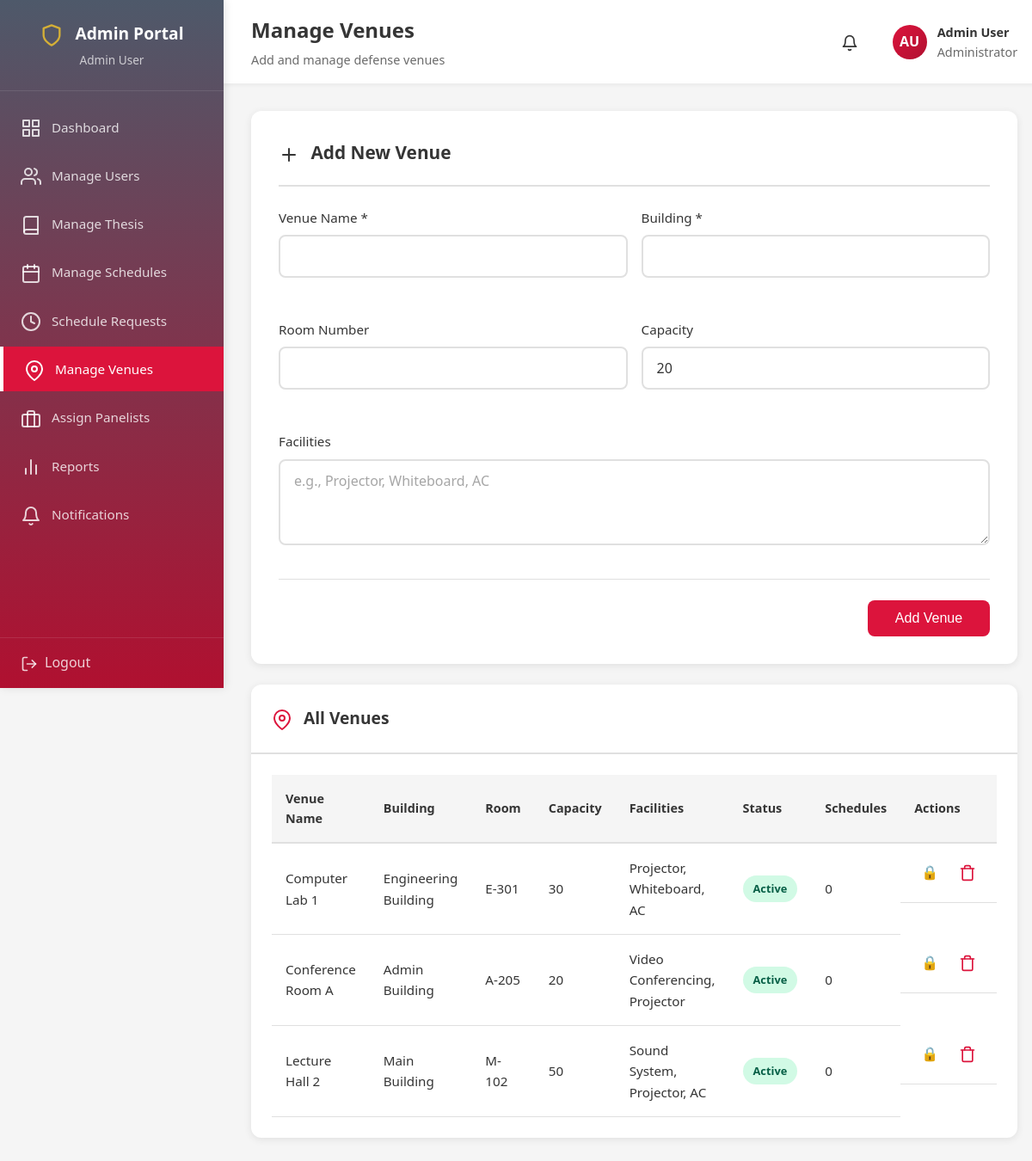
/admin/manage-venues.php (signed in), run on the app's committed database.
### tables this page shows
CREATE TABLE `venues` (
  `venue_id` int(11) NOT NULL,
  `venue_name` varchar(255) NOT NULL,
  `building` varchar(100) DEFAULT NULL,
  `room_number` varchar(50) DEFAULT NULL,
  `capacity` int(11) DEFAULT 20,
  `facilities` text DEFAULT NULL,
  `status` enum('active','inactive') DEFAULT 'active',
  `created_at` datetime NOT NULL DEFAULT current_timestamp()
);

### admin/manage-venues.php (the view, shortened to what this page needs)
<?php
require_once '../db_connect.php';
try {
    $venues = $pdo->query("SELECT v.*, COUNT(DISTINCT ds.schedule_id) as schedule_count FROM venues v LEFT JOIN defense_schedules ds ON v.venue_id = ds.venue_id GROUP BY v.venue_id ORDER BY v.venue_name")->fetchAll();
} catch (PDOException $e) {
    $venues = [];
}
?>
<!DOCTYPE html>
<html lang="en">
<head>
    <link rel="stylesheet" href="../assets/css/style.css">
    <link rel="stylesheet" href="../assets/css/dashboard.css">
    <link rel="stylesheet" href="../assets/css/forms.css">
    <link rel="stylesheet" href="../assets/css/icons.css">
</head>
<body>
    <div class="dashboard-wrapper">
        <?php include 'includes/sidebar.php'; ?>
        <div class="main-content">
            <?php include 'includes/topbar.php'; ?>
            <div class="dashboard-content">
                <div class="form-card">
                    <div class="form-card-header"><h3>➕ Add New Venue</h3></div>
                    <form method="POST">
                        <div class="form-row">
                            <div class="form-group"><label>Venue Name *</label><input type="text" name="venue_name" required></div>
                            <div class="form-group"><label>Building *</label><input type="text" name="building" required></div>
                        </div>
                        <div class="form-row">
                            <div class="form-group"><label>Room Number</label><input type="text" name="room_number"></div>
                            <div class="form-group"><label>Capacity</label><input type="number" name="capacity" value="20" min="1"></div>
                        </div>
                        <div class="form-group"><label>Facilities</label><textarea name="facilities" rows="3" placeholder="e.g., Projector, Whiteboard, AC"></textarea></div>
                        <div class="form-actions"><button type="submit" class="btn btn-primary">Add Venue</button></div>
                    </form>
                </div>
                <div class="content-card">
                    <div class="card-header"><h3>📍 All Venues</h3></div>
                    <div class="card-body">
                        <div class="table-responsive">
                            <table class="data-table">
                                <thead><tr><th>Venue Name</th><th>Building</th><th>Room</th><th>Capacity</th><th>Facilities</th><th>Status</th><th>Schedules</th><th>Actions</th></tr></thead>
                                <tbody>
                                    <?php foreach ($venues as $v): ?>
                                        <tr>
                                            <td><?php echo htmlspecialchars($v['venue_name']); ?></td>
                                            <td><?php echo htmlspecialchars($v['building']); ?></td>
                                            <td><?php echo htmlspecialchars($v['room_number']); ?></td>
                                            <td><?php echo $v['capacity']; ?></td>
                                            <td><?php echo htmlspecialchars($v['facilities']); ?></td>
                                            <td><span class="badge badge-<?php echo $v['status'] === 'active' ? 'success' : 'secondary'; ?>"><?php echo ucfirst($v['status']); ?></span></td>
                                            <td><?php echo $v['schedule_count']; ?></td>
                                            <td class="action-buttons">
                                                <form method="POST" style="display: inline;"><button type="submit" class="btn-icon"><?php echo $v['status'] === 'active' ? '🔒' : '🔓'; ?></button></form>
                                                <?php if ($v['schedule_count'] == 0): ?>
                                                    <form method="POST" style="display: inline;" onsubmit="return confirm('Delete this venue?');"><button type="submit" class="btn-icon btn-delete"></button></form>
                                                <?php endif; ?>
                                            </td>
                                        </tr>
                                    <?php endforeach; ?>
                                </tbody>
                            </table>
                        </div>
                    </div>
                </div>
            </div>
        </div>
    </div>
</body>
</html>

### assets/css/style.css (style rules this page uses)
* { margin: 0; padding: 0; box-sizing: border-box; }
:root { --primary-color: #DC143C; --primary-hover: #B01030; --secondary-color: #353535; --accent-gold: #D4AF37; --bg-ivory: #FFFFF0; --silver-gray: #BBAFAF; --success-color: #10b981; --error-color: #DC143C; --warning-color: #D4AF37; --bg-color: #F5F5F5; --card-bg: #FFFFFF; --text-primary: #353535; --text-secondary: #6b6b6b; --border-color: #e0e0e0; --shadow: 0 2px 8px rgba(53, 53, 53, 0.1); --shadow-lg: 0 8px 24px rgba(53, 53, 53, 0.15); }
body { font-family: 'Segoe UI', Tahoma, Geneva, Verdana, sans-serif; background-color: var(--bg-color); color: var(--text-primary); line-height: 1.6; min-height: 100vh; }
.btn { display: inline-block; padding: 0.75rem 2rem; font-size: 1rem; font-weight: 500; border: none; border-radius: 8px; cursor: pointer; transition: all 0.3s ease; text-decoration: none; }
.btn-primary { background-color: var(--primary-color); color: white; }

### assets/css/dashboard.css (style rules this page uses)
.dashboard-wrapper { display: flex; min-height: 100vh; background-color: var(--bg-color); }
.main-content { flex: 1; margin-left: 260px; transition: margin-left 0.3s ease; }
.dashboard-content { padding: 2rem; }
.content-card { background: white; border-radius: 12px; box-shadow: var(--shadow); margin-bottom: 1.5rem; overflow: hidden; }
.card-header { padding: 1.5rem; border-bottom: 2px solid var(--border-color); display: flex; justify-content: space-between; align-items: center; }
.card-header h3 { font-size: 1.2rem; color: var(--text-primary); font-weight: 600; }
.card-body { padding: 1.5rem; }
.table-responsive { overflow-x: auto; }
.data-table { width: 100%; border-collapse: collapse; }
.data-table thead { background-color: var(--bg-color); }
.data-table th { padding: 1rem; text-align: left; font-weight: 600; color: var(--text-primary); font-size: 0.9rem; border-bottom: 2px solid var(--border-color); }
.data-table td { padding: 1rem; border-bottom: 1px solid var(--border-color); color: var(--text-primary); font-size: 0.95rem; }
.data-table tbody tr { transition: background-color 0.2s ease; }
.badge { display: inline-block; padding: 0.35rem 0.75rem; font-size: 0.8rem; font-weight: 600; border-radius: 20px; text-transform: capitalize; }
.badge-success { background-color: #d1fae5; color: #065f46; }
.action-buttons { display: flex; gap: 0.5rem; }
.btn-icon { padding: 0.5rem; font-size: 1rem; border: none; background: none; cursor: pointer; border-radius: 6px; transition: all 0.3s ease; color: var(--text-secondary); }

### assets/css/forms.css (style rules this page uses)
.form-group { margin-bottom: 1.5rem; }
.form-group label { display: block; margin-bottom: 0.5rem; font-weight: 500; color: var(--text-primary); font-size: 0.95rem; }
.form-group input[type="text"], .form-group input[type="email"], .form-group input[type="password"], .form-group input[type="date"], .form-group input[type="time"], .form-group input[type="number"], .form-group textarea, .form-group select { width: 100%; padding: 0.75rem 1rem; border: 2px solid var(--border-color); border-radius: 8px; font-size: 1rem; font-family: inherit; color: var(--text-primary); background-color: var(--card-bg); transition: all 0.3s ease; }
.form-group textarea { resize: vertical; min-height: 100px; }
.form-row { display: grid; grid-template-columns: repeat(2, 1fr); gap: 1rem; margin-bottom: 1.5rem; }
.form-actions { display: flex; gap: 1rem; justify-content: flex-end; margin-top: 2rem; padding-top: 1.5rem; border-top: 1px solid var(--border-color); }
.form-actions .btn { min-width: 120px; }
::placeholder { color: var(--text-secondary); opacity: 0.6; }
.form-card { background: var(--card-bg); padding: 2rem; border-radius: 12px; box-shadow: var(--shadow); margin-bottom: 1.5rem; }
.form-card-header { margin-bottom: 1.5rem; padding-bottom: 1rem; border-bottom: 2px solid var(--border-color); }
.form-card-header h3 { font-size: 1.3rem; color: var(--text-primary); margin-bottom: 0.25rem; }

### data on the page
venues: venue_name "Computer Lab 1", building "Engineering Building", room_number "E-301", capacity "30", facilities "Projector, Whiteboard, AC", status "Active", schedule_count "0"
venues: venue_name "Conference Room A", building "Admin Building", room_number "A-205", capacity "20", facilities "Video Conferencing, Projector", status "Active", schedule_count "0"
venues: venue_name "Lecture Hall 2", building "Main Building", room_number "M-102", capacity "50", facilities "Sound System, Projector, AC", status "Active", schedule_count "0"

### other printed values
$_SESSION['name'] "Admin User"
$page_title "Manage Venues"
$page_subtitle "Add and manage defense venues"
$initials "AU"
